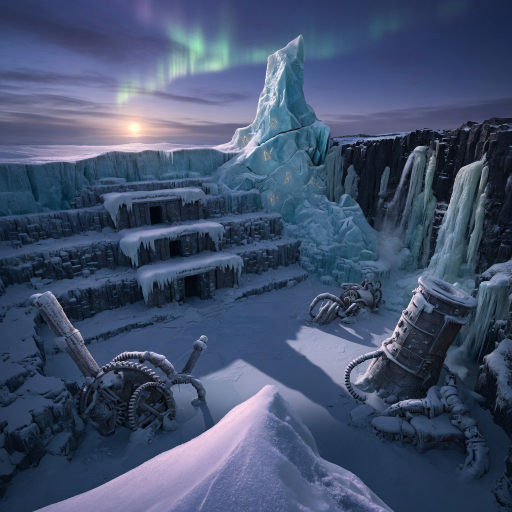
#> input picture tools/gatesuite/fixtures/key-zd1-b.jpg, 1024 x 1024 px (shown at 1/2 size)
$ python plate_gate.py ../gatesuite/fixtures/key-zd1-b.jpg
#> lines starting #> are read from the running program, lines starting #| are printed output that depends on the picture; after the words box and inside, x2 and y2 are one past the last pixel; in counts of white or black regions, pixels touching at a corner belong together
### tools/gate/nogrey.py
"""Per-region no-grey gate (tools/13).

The old row only counted pixels equal to flat 128 over the whole subject, so a
plinth rendered as flat (72,75,80) passed at 0.006. This gate looks per region:

1. Flat-grey pixels: low saturation (max-min <= SAT_MAX), local texture std over a
   5x5 window <= STD_MAX, on the subject (luma > BG_LUMA).
2. Regions:
   - material / UV-island ids, when an id buffer (.npy, int, same HxW) is given;
   - connected components of flat-grey pixels;
   - a GRID x GRID screen-space grid.
   A region FAILS if its flat-grey area >= REGION_MIN of the subject's on-screen area
   (and, for ids/grid, it is at least FLAT_FRAC flat-grey).
"""
import json, sys
import numpy as np
from PIL import Image
from scipy import ndimage as ndi

SAT_MAX = 12
STD_MAX = 2.5
BG_LUMA = 6
REGION_MIN = 0.01
FLAT_FRAC = 0.6
GRID = 16


def flat_grey_mask(rgb):
    a = rgb.astype(np.float32)
    luma = a.mean(2)
    subj = ndi.binary_erosion(luma > BG_LUMA, iterations=1) | (luma > BG_LUMA)
    sat = a.max(2) - a.min(2)
    m = ndi.uniform_filter(luma, 5)
    sd = np.sqrt(np.maximum(ndi.uniform_filter(luma * luma, 5) - m * m, 0))
    flat = subj & (sat <= SAT_MAX) & (sd <= STD_MAX) & (luma > 20)
    return subj, flat


def check(img_path, ids_path=None):
    rgb = np.asarray(Image.open(img_path).convert("RGB"))
    subj, flat = flat_grey_mask(rgb)
    S = int(subj.sum()) or 1
    bad = []
    lab, n = ndi.label(flat)
    if n:
        sizes = ndi.sum(flat, lab, range(1, n + 1))
        for i, s in enumerate(sizes, 1):
            if s / S >= REGION_MIN:
                ys, xs = np.nonzero(lab == i)
                c = rgb[ys, xs].mean(0).round(1).tolist()
                bad.append(dict(kind="component", frac=round(s / S, 4), bbox=[int(xs.min()), int(ys.min()), int(xs.max()), int(ys.max())], meanRgb=c))
    H, W = flat.shape
    for gy in range(GRID):
        for gx in range(GRID):
            sl = (slice(gy * H // GRID, (gy + 1) * H // GRID), slice(gx * W // GRID, (gx + 1) * W // GRID))
            cs, cf = subj[sl].sum(), flat[sl].sum()
            if cs and cf / S >= REGION_MIN and cf / cs >= FLAT_FRAC:
                bad.append(dict(kind="grid", cell=[gx, gy], frac=round(cf / S, 4), flatInCell=round(cf / cs, 3)))
    if ids_path:
        ids = np.load(ids_path)
        for v in np.unique(ids[subj]):
            r = subj & (ids == v)
            rs, rf = r.sum(), (flat & r).sum()
            if rs / S >= REGION_MIN and rf / rs >= FLAT_FRAC:
                bad.append(dict(kind="id", id=int(v), frac=round(rs / S, 4), flatInRegion=round(rf / rs, 3)))
    worst = max([b["frac"] for b in bad], default=0.0)
    return dict(image=img_path, subjectPx=S, flatGreyFrac=round(float(flat.sum()) / S, 4),
                worstRegionFrac=worst, regionMin=REGION_MIN, failingRegions=bad[:40],
                nFailing=len(bad), pass_=not bad)


# [6 lines left out: function main, not called in this run]


# [2 lines that do not run on import are left out]

### tools/oneshot/plate_gate.py
"""Plate gate built from learn/proposals/plate-precheck.json (Art Director, v1). 9 checks.
Reuses tools/gate/nogrey.py, tools/sky-band-gate (assess_plate), tools/sky-magnification/starmip.py,
and object-gate painted_duplicate.py. style_match is an eye check: reported EYE, never auto PASS."""
import json, os, sys, subprocess, re
import numpy as np
from PIL import Image
from scipy import ndimage as ndi
REPO = os.path.abspath(os.path.join(os.path.dirname(__file__), "..", ".."))
for p in ("tools/gate", "tools/sky-band-gate", "tools/sky-magnification"): sys.path.insert(0, os.path.join(REPO, p))
import nogrey, measures, starmip
PAINTED = os.environ.get("BOLT_PAINTED_DUP", "/workspace/grokcli/wt/zd-terrace-1012/tools/object-gate/py/painted_duplicate.py")
KEY_ZD = "/workspace/zd-preview-1012/assets/key-zd1-b.jpg"
SKY_MAG_MIN = 0.7359  # spine v1.2 worst case

def rgb(p): return np.asarray(Image.open(p).convert("RGB"))
def L(a): return a.astype(np.float32).mean(2)

def native_res(a, kind):
    h, w = a.shape[:2]
    if kind == "sky" and (w, h) != (1280, 720): return False, {"size": [w, h], "want": [1280, 720]}
    if kind == "object" and max(w, h) != 1024: return False, {"size": [w, h], "want_long": 1024}
    # upscale test: share of energy above half-Nyquist. A 2x upscale has almost none.
    F = np.abs(np.fft.rfft2(L(a) - L(a).mean())) ** 2
    fy = np.abs(np.fft.fftfreq(h))[:, None]; fx = np.fft.rfftfreq(w)[None, :]
    hi = (np.maximum(fy, fx) > 0.25)
    r = float(F[hi].sum() / max(F.sum(), 1e-9))
    return r >= 0.002, {"size": [w, h], "hf_share": round(r, 5), "min": 0.002}

def grey(path):
    r = nogrey.check(path); return r["pass_"], {"nFailing": r["nFailing"], "worst": r["worstRegionFrac"]}

def sky_band(a, ring_v):
    row = measures.assess_plate(a, key_b_med=None, ring_median_v=ring_v)
    return row["status"] == "PASS", {"reasons": row["reasons"], "median_star_px": row.get("median_star_px")}

# [6 lines left out: function star_mip, not called in this run]

def seam(a, b):
    d = abs(float(L(a[:, -8:]).mean()) - float(L(b[:, :8]).mean()))
    return d <= 2.0, {"step_255": round(d, 3), "max": 2.0}

def ice(a):
    clip = (a.min(2) >= 250); f = float(clip.mean())
    lab, n = ndi.label(clip); big = max(ndi.sum(clip, lab, range(1, n + 1)), default=0) if n else 0
    ok = f <= 0.002 and big <= 0.0005 * clip.size
    return ok, {"clipped_frac": round(f, 5), "largest_hot_px": int(big)}

def hard_dark(a):
    """Stray shadow/floor planes: flat near-black, straight-edged, lying flat (wider than 2x tall) and
    darker than its surroundings. Portrait openings (doorways in the plate) are reported, not failed."""
    l = L(a); m = ndi.uniform_filter(l, 5); sd = np.sqrt(np.maximum(ndi.uniform_filter(l * l, 5) - m * m, 0))
    dark = ndi.binary_opening((l < 24) & (sd < 1.5), iterations=2)
    lab, n = ndi.label(dark); hits, openings = [], []
    for i, sl in enumerate(ndi.find_objects(lab), 1):
        if sl is None: continue
        hh, ww = sl[0].stop - sl[0].start, sl[1].stop - sl[1].start
        reg = lab[sl] == i; area = int(reg.sum())
        if area < 0.004 * l.size or min(hh, ww) < 8 or area / (hh * ww) < 0.6: continue
        ring = ndi.binary_dilation(lab == i, iterations=12) & ~(lab == i)
        rec = {"bbox": [sl[1].start, sl[0].start, sl[1].stop, sl[0].stop], "fill": round(area / (hh * ww), 3),
               "frac": round(area / l.size, 4), "contrast": round(float(l[ring].mean() - l[lab == i].mean()), 1)}
        (hits if ww >= 2 * hh and rec["contrast"] >= 10 else openings).append(rec)
    return not hits, {"rects": hits[:5], "portrait_openings_not_failed": len(openings)}

def style(a, key=KEY_ZD):
    if not os.path.exists(key): return None, {"note": "key image missing"}
    k = rgb(key)
    d = float(np.abs(a.reshape(-1, 3).mean(0) - k.reshape(-1, 3).mean(0)).mean())
    return None, {"mean_rgb_dist": round(d, 2), "note": "eye check by Art Director"}

def painted_dup(spec):
    r = subprocess.run([sys.executable, PAINTED, spec], capture_output=True, text=True, cwd=os.path.dirname(PAINTED))
    j = json.loads(r.stdout); return j["status"] == "PASS", {k: j[k] for k in ("failing_face_ids", "overlap_m", "ghosts")}

def gate_plate(path, kind, ring_v=None, mip1=None):
    a = rgb(path); res = {}
    def put(k, okinfo):
        ok, info = okinfo; res[k] = {"status": "EYE" if ok is None else ("PASS" if ok else "FAIL"), **info}
    put("native_res", native_res(a, kind))
    put("grey_untextured", grey(path) if kind == "object" else (True, {"note": "sky: dark field by design; no-grey runs on object plates"}))
    put("hard_dark_shapes", hard_dark(a))
    if kind == "sky":
        put("sky_band", sky_band(a, ring_v if ring_v is not None else measures.mean_v(a)))
        put("star_size", star_mip(a.astype(np.float32) / 255.0, mip1))
    else:
        put("ice_material", ice(a))
    put("style_match", style(a))
    auto = [v["status"] for k, v in res.items() if v["status"] != "EYE"]
    return {"path": path, "kind": kind, "checks": res, "status": "FAIL" if "FAIL" in auto else "PASS"}

# [21 lines left out: functions gate_sky_set, gate_object_set, not called in this run]

if __name__ == "__main__":
    for p in sys.argv[1:]:
        r = gate_plate(p, "sky" if Image.open(p).size == (1280, 720) else "object")
#> in rgb, returned value is the input picture: shape (1024, 1024, 3); mean R, G, B 67.3, 81.6, 110.4
#> in L, `def L(a): return a.astype(np.float32).mean(2)`:
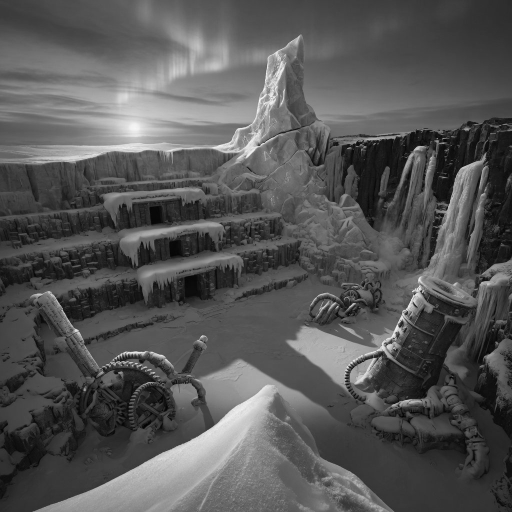
#> returned value: shape (1024, 1024) float32 (shown at 1/2 size); min 1.33, max 254.3, mean 86.4
#> in native_res, `r = float(F[hi].sum() / max(F.sum(), 1e-9))`: r = 0.00945
#> in put, `ok, info = okinfo`: ok = True; info = {'size': [1024, 1024], 'hf_share': 0.00945, 'min': 0.002}
#> in flat_grey_mask, `subj = ndi.binary_erosion(luma > BG_LUMA, iterations=1) | (luma > BG_L..`:
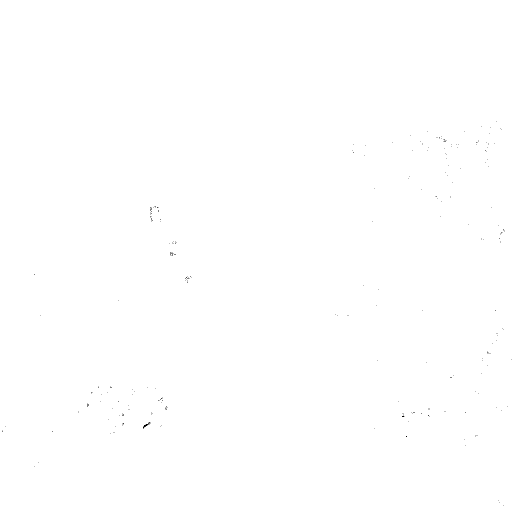
#> subj: shape (1024, 1024) bool (shown at 1/2 size); 100% white; black in thin lines or dots, all inside (x1, y1, x2, y2) = (4, 243, 1023, 1012)
#> in flat_grey_mask, `sat = a.max(2) - a.min(2)`:
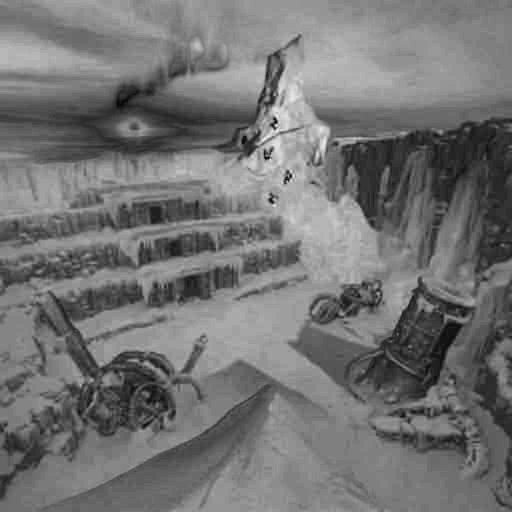
#> sat: shape (1024, 1024) float32 (shown at 1/2 size); min 0, max 98, mean 44.3; drawn with min black and max white
#> in flat_grey_mask, `sd = np.sqrt(np.maximum(ndi.uniform_filter(luma * luma, 5) - m * m, 0))`:
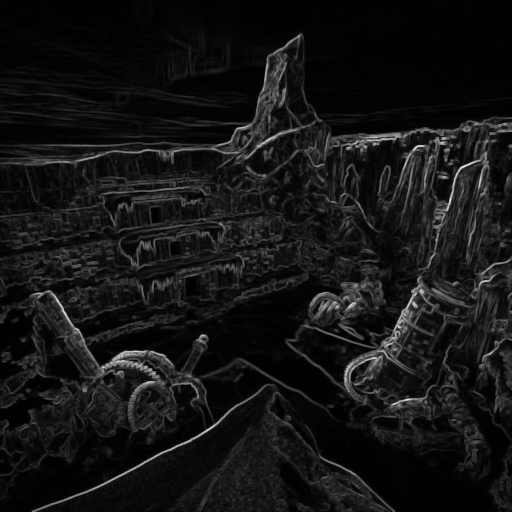
#> sd: shape (1024, 1024) float32 (shown at 1/2 size); min 0, max 84.36, mean 6.8; drawn with min black and max white
#> in flat_grey_mask, `flat = subj & (sat <= SAT_MAX) & (sd <= STD_MAX) & (luma > 20)`:
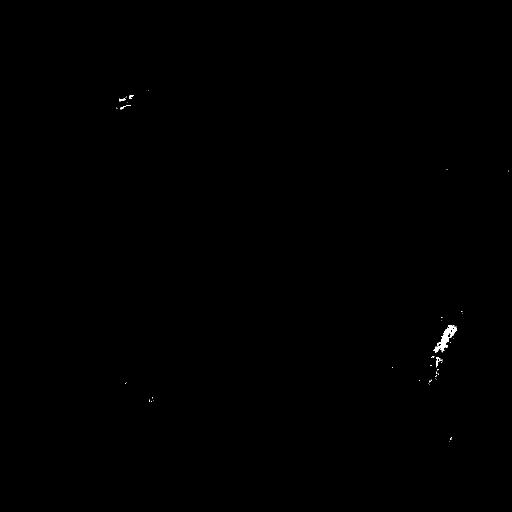
#> flat: shape (1024, 1024) bool (shown at 1/2 size); 0.11% white; 47 white regions (42 under 20 px), largest, box (x1, y1, x2, y2) and area: (867, 650, 914, 705) 842, (872, 714, 881, 735) 70, (239, 197, 251, 203) 49, (240, 210, 262, 219) 48, (259, 190, 268, 198) 35
#> in check, `S = int(subj.sum()) or 1`: S = 1048125
#> in check, `lab, n = ndi.label(flat)`: lab: shape (1024, 1024) int32; 56 distinct labels, from 0 to 55
#> in check, `lab, n = ndi.label(flat)`: n = 55
#> in check, `sizes = ndi.sum(flat, lab, range(1, n + 1))`: sizes = 55 values, max 838 at index 17, min 1 at index 0, mean 21.16
#> the loop in check, `for i, s in enumerate(sizes, 1):` made 55 passes
#> s on passes 1 to 12: 1, 2, 33, 2, 1, 49, 1, 14, 34, 2, 1, 2
#> after the loop in check, `for i, s in enumerate(sizes, 1):`: bad = []
#> in check, `worst = max([b["frac"] for b in bad], default=0.0)`: worst = 0
#> in grey, `r = nogrey.check(path)`: r = {'image': '../gatesuite/fixtures/key-zd1-b.jpg', 'subjectPx': 1048125, 'flatGreyFrac': 0.0011, 'worstRegionFrac': 0, 'regionMin': 0.01, 'failingRegions': [], 'nFailing': 0, 'pass_': True}
#> in hard_dark, `dark = ndi.binary_opening((l < 24) & (sd < 1.5), iterations=2)`:
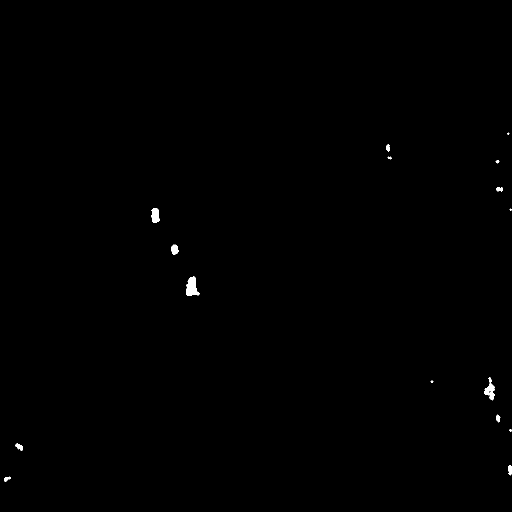
#> dark: shape (1024, 1024) bool (shown at 1/2 size); 0.24% white; 16 white regions (3 under 20 px), largest, box (x1, y1, x2, y2) and area: (372, 553, 399, 591) 683, (968, 754, 990, 801) 461, (303, 416, 319, 446) 375
#> in hard_dark, `lab, n = ndi.label(dark)`: lab: shape (1024, 1024) int32; 17 distinct labels, from 0 to 16
#> in hard_dark, `lab, n = ndi.label(dark)`: n = 16
#> the loop in hard_dark, `for i, sl in enumerate(ndi.find_objects(lab), 1):` made 16 passes
#> (hh, ww, area) on passes 2, 3, 4, 5, 6, 8, 9, 10, 12, 13, 14, 15: (15, 8, 77), (6, 9, 29), (7, 8, 32), (9, 13, 93), (30, 16, 375), (21, 15, 228), (38, 27, 683), (47, 22, 461), (16, 9, 86), (6, 6, 21), (16, 16, 129), (20, 8, 124)
#> in ice, `clip = a.min(2) >= 250`:
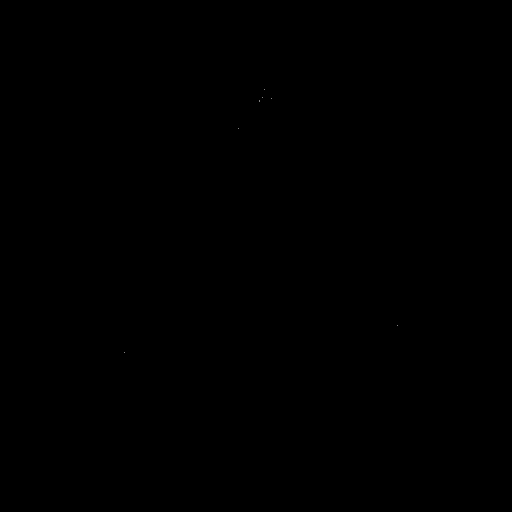
#> clip: shape (1024, 1024) bool (shown at 1/2 size); 0% white in thin lines or dots, all inside (x1, y1, x2, y2) = (248, 178, 795, 706)
#> in ice, `f = float(clip.mean())`: f = 7.63e-06
#> in ice, `lab, n = ndi.label(clip)`: lab: shape (1024, 1024) int32; 8 distinct labels, from 0 to 7
#> in ice, `lab, n = ndi.label(clip)`: n = 7
#> in ice, `big = max(ndi.sum(clip, lab, range(1, n + 1)), default=0) if n else 0`: big = 2
#> in ice, `ok = f <= 0.002 and big <= 0.0005 * clip.size`: ok = True
#> in style, `d = float(np.abs(a.reshape(-1, 3).mean(0) - k.reshape(-1, 3).mean(0))...`: d = 0
#> in gate_plate, `auto = [v["status"] for k, v in res.items() if v["status"] != "EYE"]`: auto = ['PASS', 'PASS', 'PASS', 'PASS']
#> r = 4 items
        print(r["status"], os.path.basename(p), {k: (v["status"], {x: y for x, y in v.items() if x != "status"}) for k, v in r["checks"].items()})
#> (printed output is left out)

$ run again, with tools/gatesuite/fixtures/v11-icicle-bar.jpg copied over tools/gatesuite/fixtures/key-zd1-b.jpg
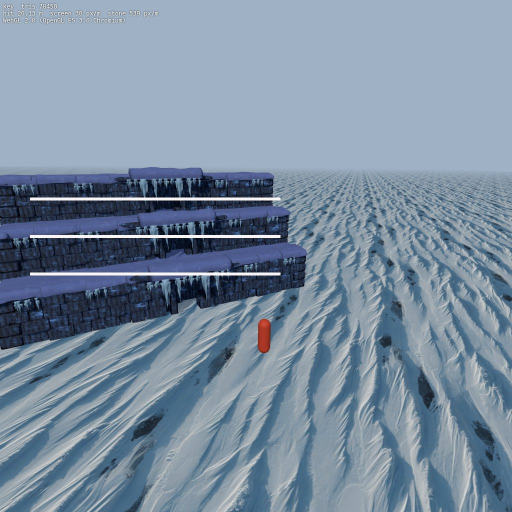
#> input picture tools/gatesuite/fixtures/v11-icicle-bar.jpg, 1024 x 1024 px (shown at 1/2 size)
#> in rgb, returned value is the input picture: shape (1024, 1024, 3); mean R, G, B 122.2, 140.3, 159.3
#> in L, `def L(a): return a.astype(np.float32).mean(2)`:
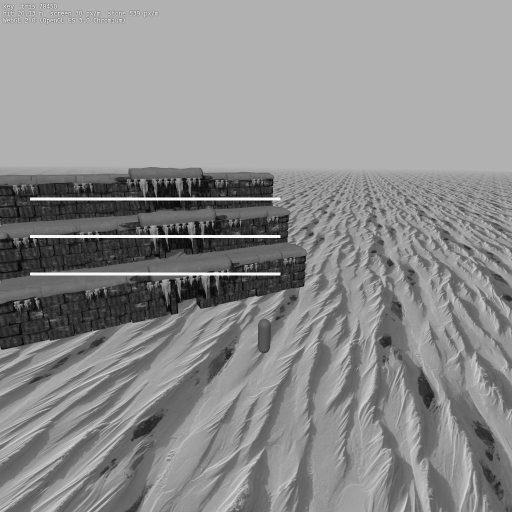
#> returned value: shape (1024, 1024) float32 (shown at 1/2 size); min 1.67, max 254.7, mean 140.6
#> in native_res, `r = float(F[hi].sum() / max(F.sum(), 1e-9))`: r = 0.0172
#> in put, `ok, info = okinfo`: ok = True; info = {'size': [1024, 1024], 'hf_share': 0.0172, 'min': 0.002}
#> subj: shape (1024, 1024) bool; 100% white; black in thin lines or dots, all inside (x1, y1, x2, y2) = (0, 369, 611, 699)
#> in flat_grey_mask, `flat = subj & (sat <= SAT_MAX) & (sd <= STD_MAX) & (luma > 20)`:
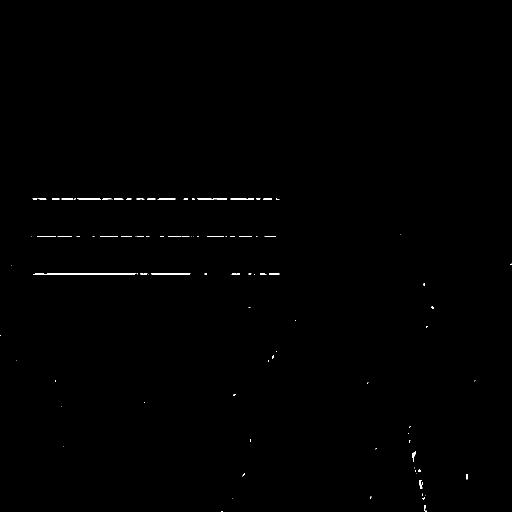
#> flat: shape (1024, 1024) bool (shown at 1/2 size); 0.23% white in thin lines or dots, all inside (x1, y1, x2, y2) = (0, 397, 1024, 1024)
#> S = 1048369
#> in check, `lab, n = ndi.label(flat)`: n = 100
#> sizes = 100 values, max 400 at index 48, min 1 at index 19, mean 23.82
#> the loop in check, `for i, s in enumerate(sizes, 1):` made 100 passes
#> s on passes 1 to 8: 17, 31, 30, 46, 7, 91, 33, 36
#> after the loop in check, `for i, s in enumerate(sizes, 1):`: bad = []
#> worst = 0
#> in grey, `r = nogrey.check(path)`: r = {'image': '../gatesuite/fixtures/key-zd1-b.jpg', 'subjectPx': 1048369, 'flatGreyFrac': 0.0023, 'worstRegionFrac': 0, 'regionMin': 0.01, 'failingRegions': [], 'nFailing': 0, 'pass_': True}
#> dark: shape (1024, 1024) bool; every value is 0
#> in hard_dark, `lab, n = ndi.label(dark)`: n = 0
#> clip: shape (1024, 1024) bool; 0.02% white in thin lines or dots, all inside (x1, y1, x2, y2) = (33, 25, 561, 551)
#> f = 0.000229
#> in ice, `lab, n = ndi.label(clip)`: n = 204
#> big = 3
#> in ice, `ok = f <= 0.002 and big <= 0.0005 * clip.size`: ok = True
#> d = 0
#> auto = ['PASS', 'PASS', 'PASS', 'PASS']
#> `r = gate_plate(p, "sky" if Image.open(p).size == (1280, 720) else "obj..`: r = 4 items
#> (printed output is left out)

$ run again, with tools/gatesuite/fixtures/v11-slab-removed.jpg copied over tools/gatesuite/fixtures/key-zd1-b.jpg
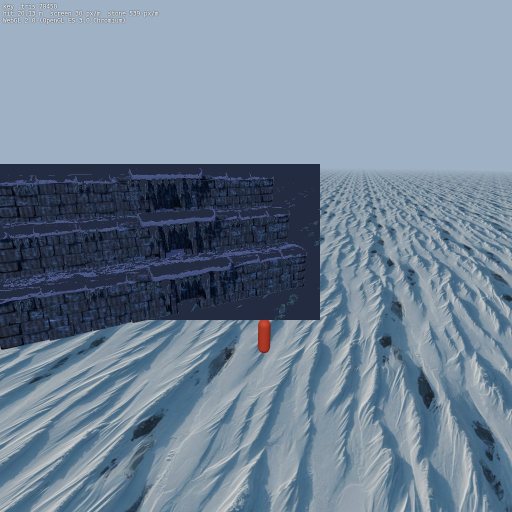
#> input picture tools/gatesuite/fixtures/v11-slab-removed.jpg, 1024 x 1024 px (shown at 1/2 size)
#> in rgb, returned value is the input picture: shape (1024, 1024, 3); mean R, G, B 115.1, 132.7, 151.2
#> in L, `def L(a): return a.astype(np.float32).mean(2)`:
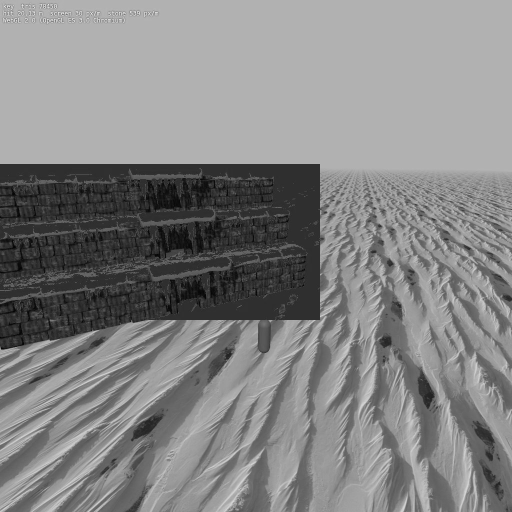
#> returned value: shape (1024, 1024) float32 (shown at 1/2 size); min 1.67, max 254, mean 133
#> in native_res, `r = float(F[hi].sum() / max(F.sum(), 1e-9))`: r = 0.00806
#> in put, `ok, info = okinfo`: ok = True; info = {'size': [1024, 1024], 'hf_share': 0.00806, 'min': 0.002}
#> subj: shape (1024, 1024) bool; 100% white; black in thin lines or dots, all inside (x1, y1, x2, y2) = (0, 369, 575, 699)
#> in flat_grey_mask, `sd = np.sqrt(np.maximum(ndi.uniform_filter(luma * luma, 5) - m * m, 0))`:
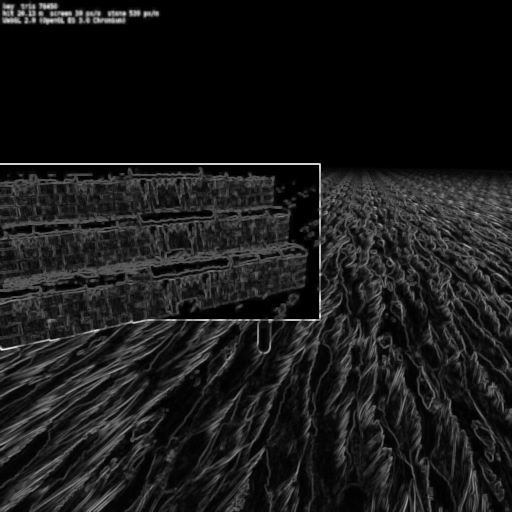
#> sd: shape (1024, 1024) float32 (shown at 1/2 size); min 0, max 71.14, mean 7.1; drawn with min black and max white
#> flat: shape (1024, 1024) bool; 0.04% white in thin lines or dots, all inside (x1, y1, x2, y2) = (0, 469, 1024, 1024)
#> S = 1048383
#> in check, `lab, n = ndi.label(flat)`: n = 42
#> sizes = 42 values, max 68 at index 32, min 1 at index 0, mean 9.79
#> the loop in check, `for i, s in enumerate(sizes, 1):` made 42 passes
#> s on passes 1 to 8: 1, 8, 1, 13, 16, 8, 2, 3
#> after the loop in check, `for i, s in enumerate(sizes, 1):`: bad = []
#> worst = 0
#> in grey, `r = nogrey.check(path)`: r = {'image': '../gatesuite/fixtures/key-zd1-b.jpg', 'subjectPx': 1048383, 'flatGreyFrac': 0.0004, 'worstRegionFrac': 0, 'regionMin': 0.01, 'failingRegions': [], 'nFailing': 0, 'pass_': True}
#> dark: shape (1024, 1024) bool; every value is 0
#> in hard_dark, `lab, n = ndi.label(dark)`: n = 0
#> clip: shape (1024, 1024) bool; 0% white in thin lines or dots, all inside (x1, y1, x2, y2) = (33, 25, 292, 42)
#> f = 1.43e-05
#> in ice, `lab, n = ndi.label(clip)`: n = 14
#> big = 2
#> in ice, `ok = f <= 0.002 and big <= 0.0005 * clip.size`: ok = True
#> d = 0
#> auto = ['PASS', 'PASS', 'PASS', 'PASS']
#> `r = gate_plate(p, "sky" if Image.open(p).size == (1280, 720) else "obj..`: r = 4 items
#> (printed output is left out)
